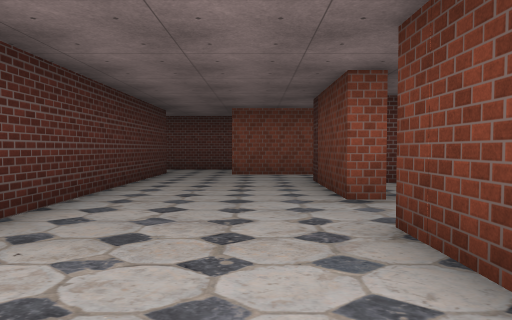
[1] (above)

16 first-person views from a walk through a Unity game level. The camera is 1.3 m above the floor, tilts 2° down and sees 75° across. The floor is counted in squares, 2 m on a side. Each view is taken from the middle of a square. On the plan, view 1 faces up. The plan holds only what a view shows up to about 10 squares ahead; the rest is blank. Some surface patterns are stand-ins.

[2]
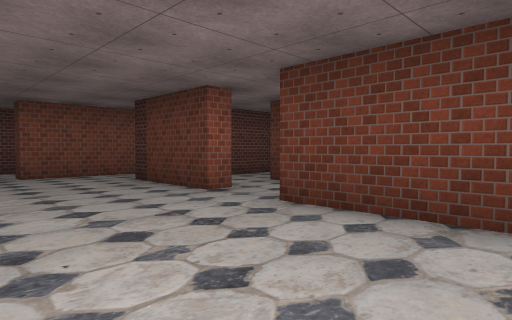

[3]
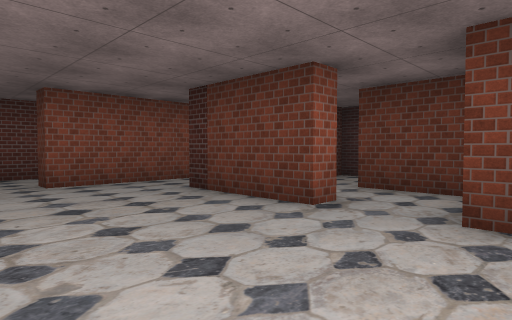

[4]
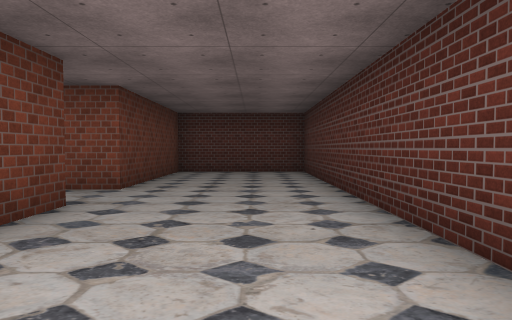

[5]
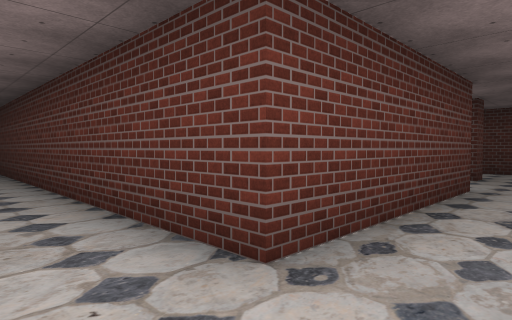

[6]
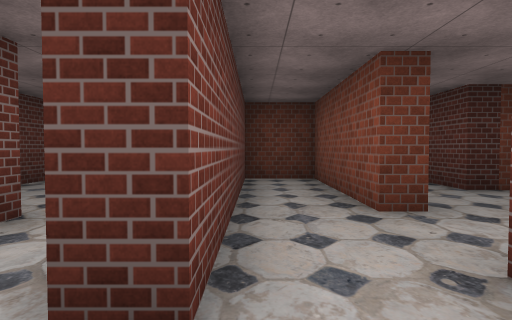

[7]
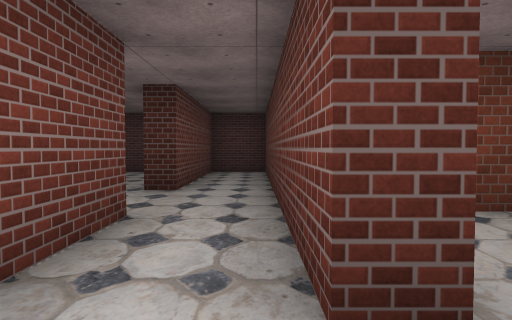

[8]
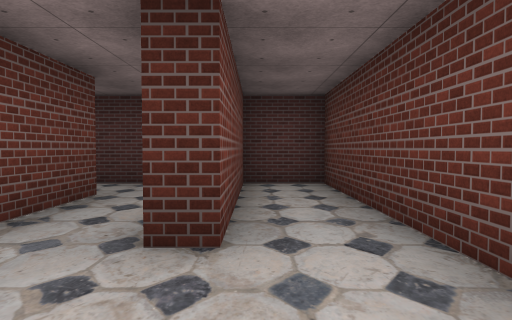

[9]
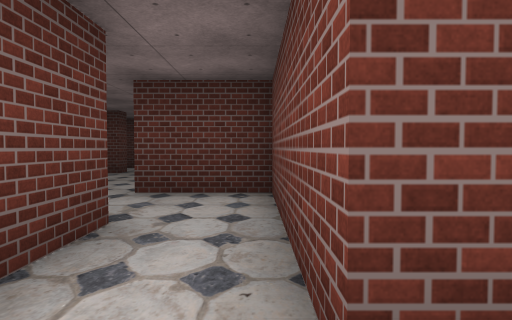

[10]
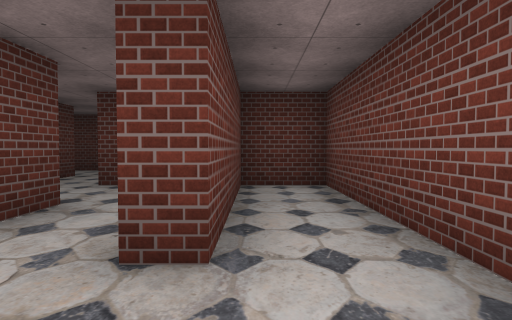

[11]
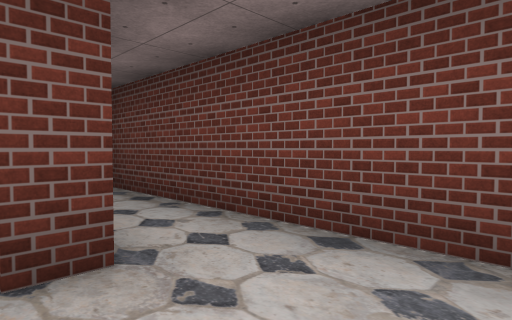

[12]
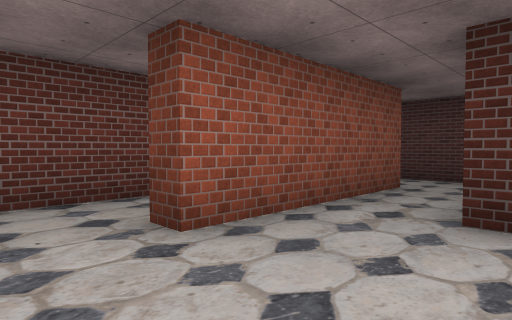

[13]
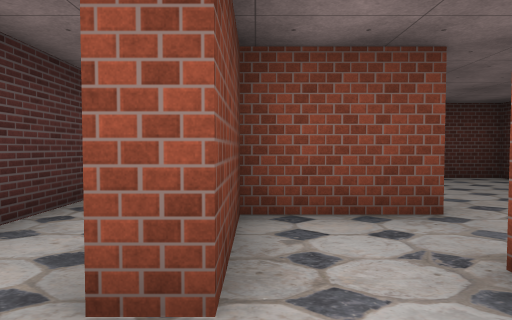

[14]
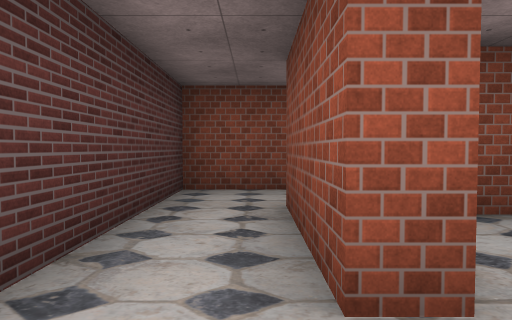

[15]
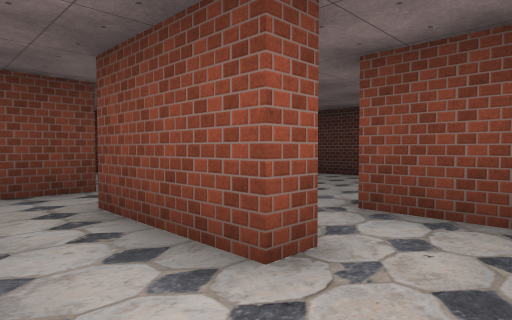

[16]
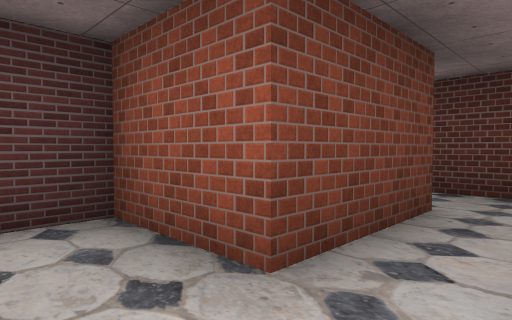

### Floor plan
Points are (right, up) in squares from view 1. A wall is a line through its corners. A room is listed if a view was taken in it or the views show most of it. See-through windows are left out.
Room 1 (views 1, 2, 3, 4, 12)
walls: (1.7, 4.2) (1.2, 4.2) (1.2, 6.7) (2.4, 6.7); (-2.3, 8.7) (-2.3, -1.3) (1.2, -1.3) (1.2, 2.7); (3.8, 8.2) (-0.6, 8.2)
ways out: opening at (-1.5, 9) to room 2; opening at (1, 4) to room 6; opening at (4, 8)
Room 2 (views 5, 6)
walls: (-0.6, 8.2) (-0.6, 8.7) (3.2, 8.7) (3.2, 10.2); (-5.4, 8.7) (-2.3, 8.7); (2.6, 10.2) (-2.8, 10.2)
ways out: opening at (-1.5, 9) to room 1; opening at (-3.5, 11) to room 3; opening at (-5, 10)
Room 3 (views 7, 8)
walls: (-2.8, 10.2) (-2.8, 10.7) (-0.5, 10.7); (-0.8, 12.2) (-4.8, 12.2) (-4.8, 10.1)
ways out: opening at (-3.5, 11) to room 2; opening at (-1.5, 12) to room 4
Room 4 (views 9, 11)
walls: (-0.5, 10.7) (5.2, 10.7) (5.2, 12.2) (1.2, 12.2); (-0.8, 12.7) (-0.8, 12.2)
ways out: opening at (-1.5, 12) to room 3; opening at (0.5, 13) to room 5
Room 5 (view 10)
walls: (1.6, 14.2) (-4.8, 14.2) (-4.8, 12.7) (-0.8, 12.7); (1.2, 12.2) (1.2, 12.8)
ways out: opening at (0.5, 13) to room 4; opening at (2.5, 14)
Room 6 (views 13, 14, 15)
walls: (1.7, 5.6) (1.7, 4.2); (5.2, 2.5) (5.2, 6.2) (2.4, 6.2); (1.2, 2.7) (3.2, 2.7) (3.2, 4.7) (3.7, 4.7) (3.7, 2.1)
ways out: opening at (1, 4) to room 1; opening at (4.5, 3.5) to room 8
Room 7 (view 16)
walls: (3.2, -1.9) (3.2, 0.7); (1.6, -3.3) (2.6, -3.3)
ways out: opening at (3, 2) to room 8; opening at (3, -2)
Room 8 (no view inside)
walls: (3.2, 0.7) (5.2, 0.7) (5.2, 2.5)
ways out: opening at (4.5, 3.5) to room 6; opening at (3, 2) to room 7

Where each view was taken, in squares from view 1:
view 1: 0 up, 0 right, facing up
view 2: 0 up, 2 left, facing up-right
view 3: 2 up, 2 left, facing up-right
view 4: 8 up, 1 left, facing down
view 5: 10 up, 1 left, facing down-left
view 6: 10 up, 4 left, facing right
view 7: 11 up, 4 left, facing right
view 8: 12 up, 1 left, facing right
view 9: 12 up, 0 right, facing left
view 10: 13 up, 1 right, facing left
view 11: 12 up, 1 right, facing up-left
view 12: 6 up, 2 left, facing up-right
view 13: 6 up, 3 right, facing down
view 14: 6 up, 4 right, facing down
view 15: 6 up, 5 right, facing down-left
view 16: 2 up, 2 right, facing down-right
